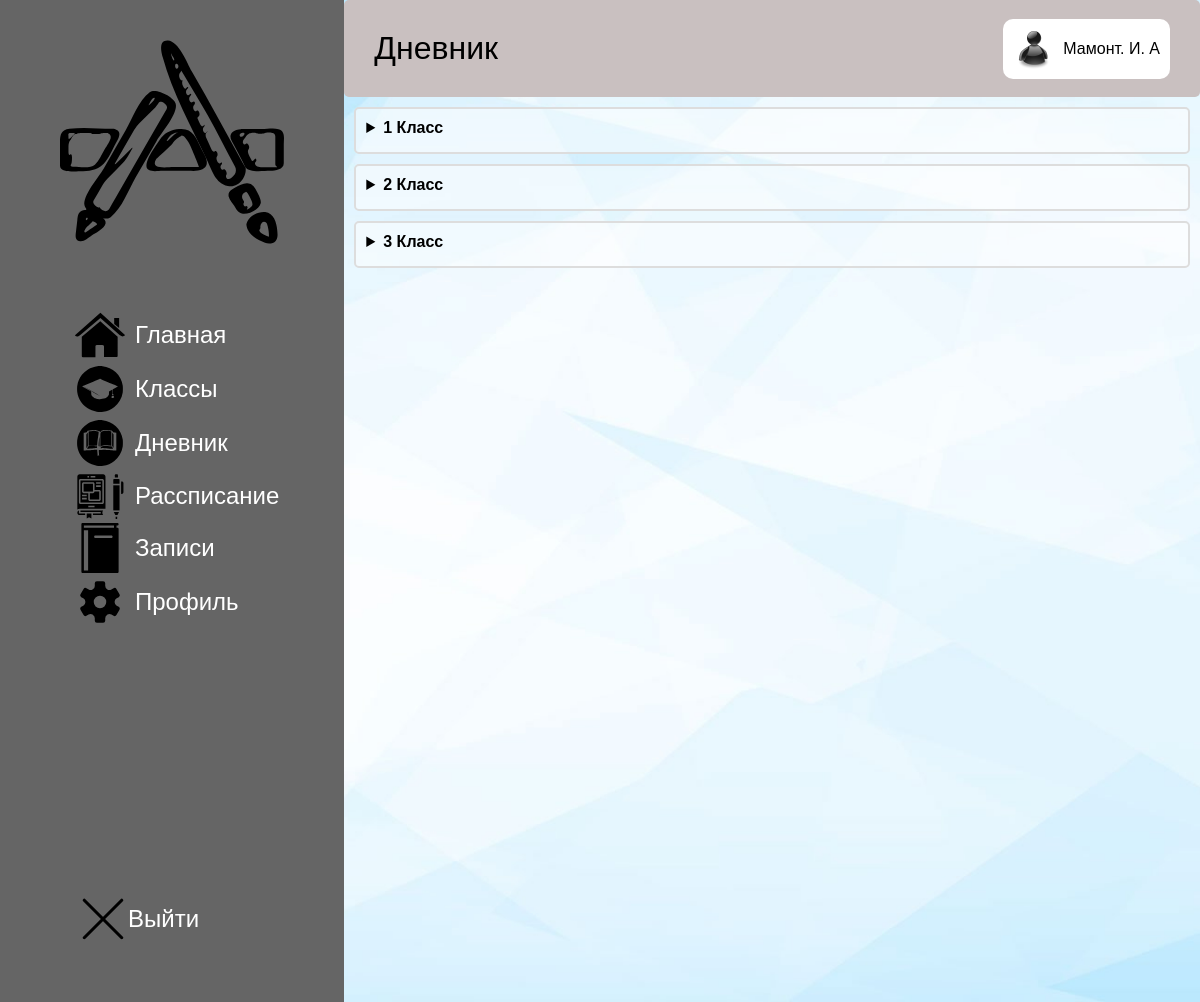
/diplom/Web/Tables.php (signed in), run on the app's committed database.
### tables this page shows
CREATE TABLE `users` (
  `id` int(11) NOT NULL,
  `username` varchar(255) NOT NULL,
  `name` varchar(255) NOT NULL,
  `lastname` varchar(255) NOT NULL,
  `surname` varchar(255) NOT NULL,
  `password` varchar(255) NOT NULL,
  `role` varchar(255) NOT NULL
);

CREATE TABLE `groups` (
  `id` int(11) NOT NULL,
  `name` varchar(255) NOT NULL
);

### diplom/Bd/brain.php (called while the page is built, shortened)
<?php
function getUserInfoById($id){
    global $connection;
    $stmt = $connection->prepare("SELECT * FROM users WHERE id = :id");
    $stmt->bindParam(':id', $id, PDO::PARAM_INT);
    $stmt->execute();
    $result = $stmt->fetch(PDO::FETCH_ASSOC);
    return $result;
}
function getAllGroup(){
    global $connection;
    $query = $connection->prepare("SELECT * FROM groups");
    $query->execute();
    return $query->fetchAll();
}

### diplom/Web/Tables.php (the view, shortened to what this page needs)
<?php
if(!isset($_SESSION['user_id']) || isset($_GET['logout'])){
    $_SESSION['user_id'] = null;
    header('Location: login.php');
    exit;
} else {
    include('../Bd/pdo.php');
    include('../Bd/brain.php');
}
?>
<!doctype html>
<html lang="ru">
<head>
    <link rel="stylesheet" href="../css/Style.css">
</head>
<body>
<div class="main-design container" id="mainDesign">
    <div class="left-part">
    <a href="Main.php"><div class="logo"><img src="../img/Group.svg" alt=""></div></a>
        <div class="main_menu">
            <a href="Main.php"><div><img src="../img/Главная.svg" alt="">Главная</div></a>
            <a href="Group.php"><div><img src="../img/Группы.svg" alt="">Классы</div></a>
            <a href="Tables.php"><div><img src="../img/Журнал.svg" alt="">Дневник</div></a>
            <a href="write.php"><div><img src="../img/write_day.svg" alt="">Рассписание</div></a>
            <a href="note.php"><div><img src="../img/personal.svg" alt="">Записи</div></a>
            <a href="Profile.php"><div><img src="../img/Настройки.svg" alt="">Профиль</div></a>  </div>
            <a href="?logout=1" class="logout"><div class="main_podval"><img src="../img/Выйти.svg" alt="">Выйти</div></a>
    </div>
    <div class="right-part">
        <div class="part_header">
            <?php
            $info = getUserInfoById($_SESSION['user_id']);
            ?>
            <span>Дневник</span>
            <div class="logUserInformation">
                <img src="../img/user_img.png" alt="" width="40">
                <label><?php echo $info['lastname'].'. '.mb_substr($info['name'], 0, 1).'. '.mb_substr($info['surname'], 0, 1)?> </label>
            </div>
        </div>
        <div class="part_bottom">
            <aside>
                <?php
                $groupData = getAllGroup();
                foreach ($groupData as $group){
                    echo "
                            <details class='group-details'>
                            <summary class='group-summary'>".$group['name']."</summary>";
                    echo "<div class=details_list>";
                    echo "</div></details>";
                }
                ?>
            </aside>
        </div>
    </div>
</div>
</body>
</html>

### diplom/css/Style.css (style rules this page uses)
body { margin: 0; padding: 0; font-family: Arial; overflow: hidden; }
a { color: rgb(255 0 0); text-decoration: none; transition: color 0.5s; }
.main-design { display: flex; transition: filter 0.3s ease; background-image: url('../data/background.jpg'); background-size: cover; background-position: center; background-repeat: no-repeat; }
.left-part { background-color: rgb(101 101 101); padding: 30px; }
.main_menu div { display: flex; align-items: center; color: white; font-size: 24px; margin: -3px 25px; }
.main_menu img { fill: white; width: 50px; padding: 0 10px; }
.main_menu a { display: block; border-radius: 5px; padding: 5px 10px; }
.logo { margin: 0 30px 50px; }
.right-part { height: 100%; width: 100%; display: flex; align-items: center; justify-content: center; flex-direction: column; }
.part_header { height: 10%; width: 100%; background-color:rgb(201 192 192); border-radius: 5px; display: flex; justify-content: space-between; align-items: center; }
.part_header span { color: rgb(0, 0, 0); font-size: 32px; margin: 0 30px; }
.part_bottom { max-height: 100%; overflow-y: auto; height: 90%; width: 100%; margin-bottom: 30px; scrollbar-width: thin; scrollbar-color: #ccc #fff; }
.container { max-width: 1920px; width: 100%; height: 62.6em; max-height: 1080px; margin: auto; background-color: #f0f0f0; }
.logout { margin: 30em 0 0 0; }
.logUserInformation { background-color: #ffffff; padding: 10px; border-radius: 10px; margin: 0 30px 0; display: flex; align-items: center; }
.logUserInformation img { margin: 0 10px 0 0; }
.group-details { border: 2px solid #ddd; padding: 10px; margin: 10px 10px; margin-bottom: 10px; border-radius: 5px; background-color: rgba(255 255 255 / 50%); }
.group-summary { cursor: pointer; font-weight: bold; margin-bottom: 5px; }

### diplom/Web/Tables.php (style rules this page uses)
.main_podval { display: flex; align-items: center; color: white; font-size: 24px; margin: 265px 48px; fill: white; width: 50px; padding: 5 10px; }

### data on the page
users: lastname "Мамонт", name "И", surname "А"
groups: name "1 Класс"
groups: name "2 Класс"
groups: name "3 Класс"
